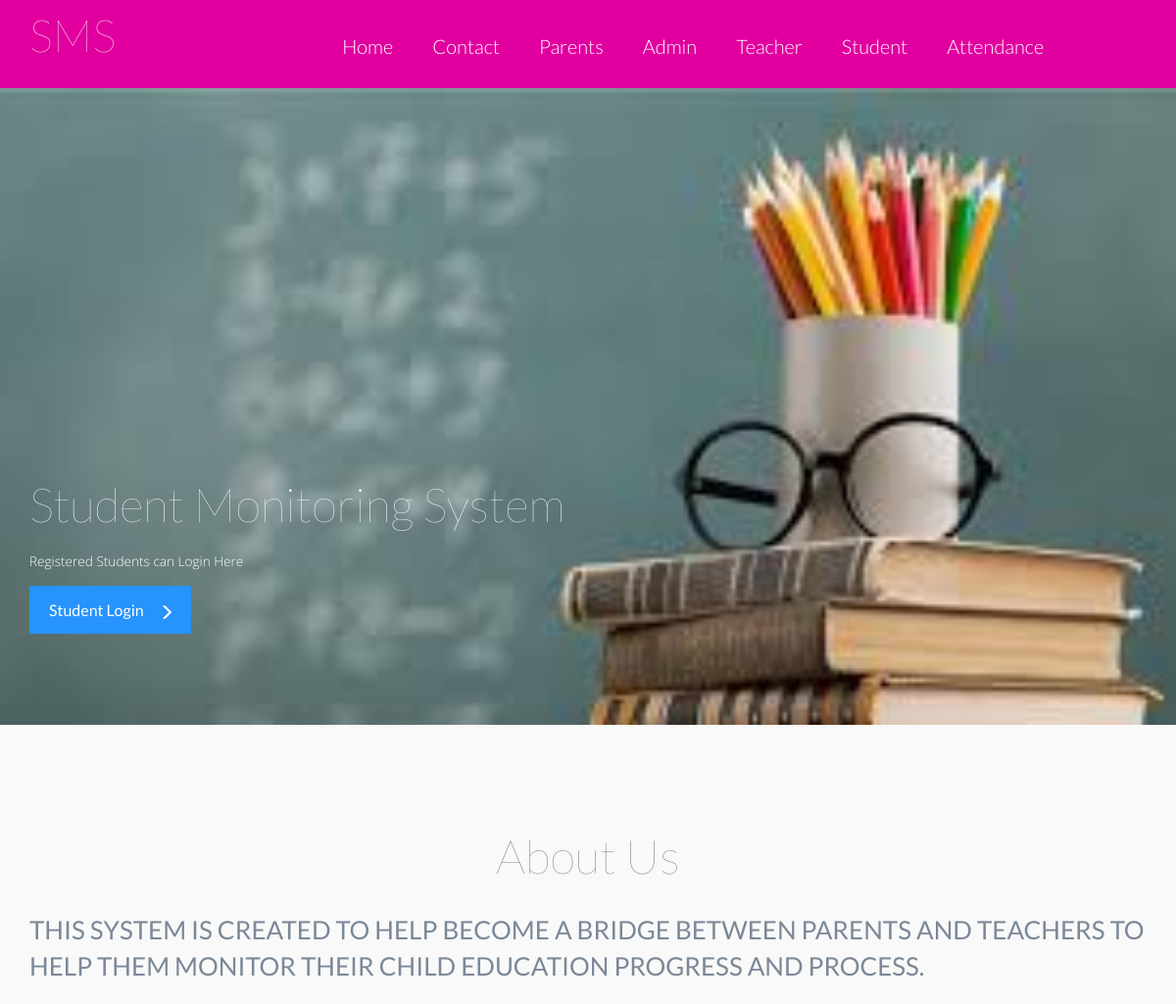
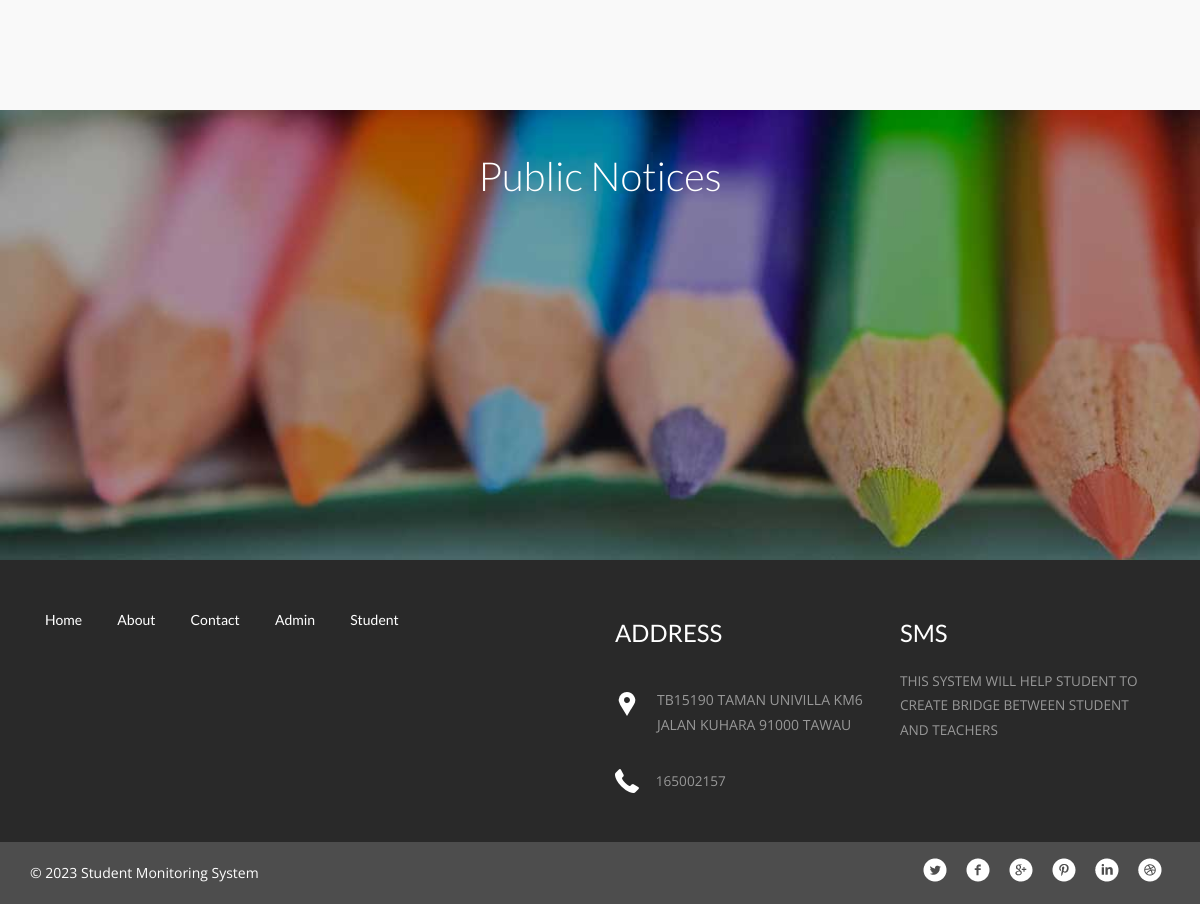
The page / on the database its author committed (2 pictures, top to bottom).
### tables this page shows
CREATE TABLE `tblpage` (
  `ID` int(10) NOT NULL,
  `PageType` varchar(200) DEFAULT NULL,
  `PageTitle` mediumtext DEFAULT NULL,
  `PageDescription` mediumtext DEFAULT NULL,
  `Email` varchar(200) DEFAULT NULL,
  `MobileNumber` bigint(10) DEFAULT NULL,
  `UpdationDate` date DEFAULT NULL
);

### index.php (the view, shortened to what this page needs)
<?php
include('includes/dbconnection.php');
?>
<!doctype html>
<html>
<head>
<link href="css/bootstrap.css" rel="stylesheet" type="text/css" media="all">
<link href="css/style.css" rel="stylesheet" type="text/css"/>
<link rel="stylesheet" type="text/css" href="css/default.css" />
<link rel="stylesheet" type="text/css" href="css/component.css" />
</head>
	<body>
<?php include_once('includes/header.php');?>
<div class="banner">
  <div class="container">
<div class="slider">
       <div class="callbacks_container">
        <ul class="rslides" id="slider">
         <li>
          <h3>Student Monitoring System</h3>
           <p>Registered Students can Login Here</p>
          <div class="readmore">
          <a href="user/login.php">Student Login<i class="glyphicon glyphicon-menu-right"> </i></a>
          </div>
         </li>
        </ul>
      </div>
    </div>
</div>
  </div>
<div class="welcome">
	<div class="container">
		<?php
$sql="SELECT * from tblpage where PageType='aboutus'";
$query = $dbh -> prepare($sql);
$query->execute();
$results=$query->fetchAll(PDO::FETCH_OBJ);
$cnt=1;
if($query->rowCount() > 0)
{
foreach($results as $row)
{               ?>
		<h2><?php  echo htmlentities($row->PageTitle);?></h2>
		<p><?php  echo ($row->PageDescription);?></p><?php $cnt=$cnt+1;}} ?>
	</div>
</div>
<div class="testimonials">
	<div class="container">
			<div class="testimonial-nfo">
        <h3>Public Notices</h3>
         <marquee  style="height:350px;" direction ="up" onmouseover="this.stop();" onmouseout="this.start();">
	</marquee></div>
	</div>
</div>
<?php include_once('includes/footer.php');?>
	</body>
</html>

### includes/header.php (shortened to what this page needs)
    <div class="header" id="home">
      <nav class="navbar navbar-default">
        <div class="container">
          <div class="navbar-header">
          <h1><a class="navbar-brand" href="index.php">SMS</a></h1>
          </div>
            <div class="collapse navbar-collapse" id="bs-example-navbar-collapse-1">
              <ul class="nav navbar-nav navbar-right margin-top cl-effect-2">
                <li><a href="index.php"><span data-hover="Home">Home</span></a></li>
                <li><a href="contact.php"><span data-hover="Contact">Contact</span></a></li>
                <li><a href="parents/login.php"><span data-hover="Parents">Parents</span></a></li>
                <li><a href="admin/login.php"><span data-hover="Contact">Admin</span></a></li>
                <li><a href="teacher/login.php"><span data-hover="Shortcodes">Teacher</span></a></li>
                <li><a href="user/login.php"><span data-hover="Shortcodes">Student</span></a></li>
                <li><a href="attendance/add-attendance.php"><span data-hover="Shortcodes">Attendance</span></a></li>
              </ul>
              <div class="clearfix"> </div>
            </div>
      </nav>
</div>

### includes/footer.php (shortened to what this page needs)
<div class="footer">
    <div class="container">
      <div class="col-md-6 footer-left">
        <ul>
          <li><a href="index.php">Home</a></li>
          <li><a href="about.php">About</a></li>
          <li><a href="contact.php">Contact</a></li>
          <li><a href="admin/login.php">Admin</a></li>
          <li><a href="user/login.php">Student</a></li>
        </ul>
      </div>
      <div class="col-md-3 footer-middle">
        <?php
$sql="SELECT * from tblpage where PageType='contactus'";
$query = $dbh -> prepare($sql);
$query->execute();
$results=$query->fetchAll(PDO::FETCH_OBJ);
$cnt=1;
if($query->rowCount() > 0)
{
foreach($results as $row)
{               ?>
        <h3>Address</h3>
        <div class="address">
          <p><?php  echo htmlentities($row->PageDescription);?>
          </p>
        </div>
        <div class="phone">
          <p><?php  echo htmlentities($row->MobileNumber);?></p>
        </div>
      <?php $cnt=$cnt+1;}} ?></div>
      <div class="col-md-3 footer-right">
        <h3>SMS</h3>
        <p>THIS SYSTEM WILL HELP STUDENT TO CREATE BRIDGE BETWEEN STUDENT AND TEACHERS </p>
      </div>
      <div class="clearfix"> </div>
    </div>
  </div>
<div class="copyright">
    <div class="container">
      <div class="copyright-left">
      <p>© <?php echo date('Y');?> Student Monitoring System </p>
      </div>
      <div class="copyright-right">
        <ul>
          <li><a href="#" class="twitter"> </a></li>
          <li><a href="#" class="twitter facebook"> </a></li>
          <li><a href="#" class="twitter chrome"> </a></li>
          <li><a href="#" class="twitter pinterest"> </a></li>
          <li><a href="#" class="twitter linkedin"> </a></li>
          <li><a href="#" class="twitter dribbble"> </a></li>
        </ul>
      </div>
      <div class="clearfix"> </div>
    </div>
  </div>

### css/default.css (style rules this page uses)
*, *:after, *:before { -webkit-box-sizing: border-box; -moz-box-sizing: border-box; box-sizing: border-box; }
body, html { font-size: 100%; padding: 0; margin: 0; }
.clearfix:before, .clearfix:after { content: " "; display: table; }
.clearfix:after { clear: both; }
body { font-family: 'Lato', Calibri, Arial, sans-serif; color: #b3b9bf; background: #f9f9f9; }
a { color: #888; text-decoration: none; }

### rows shown on the page
tblpage: PageTitle "About Us", PageDescription "THIS SYSTEM IS CREATED TO HELP BECOME A BRIDGE BETWEEN PARENTS AND TEACHERS TO HELP THEM MONITOR THEIR CHILD EDUCATION PROGRESS AND PROCESS."
tblpage: PageDescription "TB15190 TAMAN UNIVILLA KM6 JALAN KUHARA 91000 TAWAU", MobileNumber "165002157"
